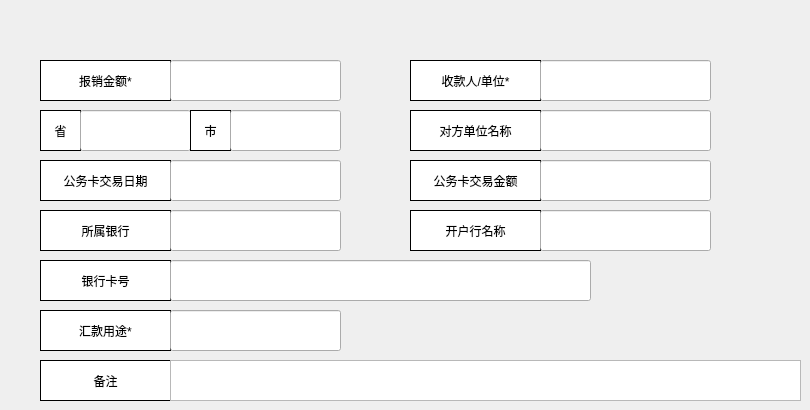
   <widget class="QWidget" name="page_2">
    <widget class="QWidget" name="widget_11" native="true">
     <property name="geometry">
      <rect>
       <x>40</x>
       <y>60</y>
       <width>331</width>
       <height>51</height>
      </rect>
     </property>
     <widget class="QLabel" name="label_30">
      <property name="geometry">
       <rect>
        <x>0</x>
        <y>0</y>
        <width>131</width>
        <height>41</height>
       </rect>
      </property>
      <property name="styleSheet">
       <string notr="true">background-color: rgb(255, 255, 255);
border-color: rgb(186, 189, 182);</string>
      </property>
      <property name="frameShape">
       <enum>QFrame::Box</enum>
      </property>
      <property name="text">
       <string>报销金额*</string>
      </property>
      <property name="alignment">
       <set>Qt::AlignCenter</set>
      </property>
     </widget>
     <widget class="QLineEdit" name="cardAccount">
      <property name="geometry">
       <rect>
        <x>130</x>
        <y>0</y>
        <width>171</width>
        <height>41</height>
       </rect>
      </property>
      <property name="sizePolicy">
       <sizepolicy hsizetype="Fixed" vsizetype="Fixed">
        <horstretch>0</horstretch>
        <verstretch>0</verstretch>
       </sizepolicy>
      </property>
      <property name="minimumSize">
       <size>
        <width>171</width>
        <height>41</height>
       </size>
      </property>
      <property name="maximumSize">
       <size>
        <width>171</width>
        <height>41</height>
       </size>
      </property>
     </widget>
    </widget>
    <widget class="QWidget" name="widget_9" native="true">
     <property name="geometry">
      <rect>
       <x>410</x>
       <y>60</y>
       <width>331</width>
       <height>51</height>
      </rect>
     </property>
     <widget class="QLabel" name="label_28">
      <property name="geometry">
       <rect>
        <x>0</x>
        <y>0</y>
        <width>131</width>
        <height>41</height>
       </rect>
      </property>
      <property name="styleSheet">
       <string notr="true">background-color: rgb(255, 255, 255);
border-color: rgb(186, 189, 182);</string>
      </property>
      <property name="frameShape">
       <enum>QFrame::Box</enum>
      </property>
      <property name="text">
       <string>收款人/单位*</string>
      </property>
      <property name="alignment">
       <set>Qt::AlignCenter</set>
      </property>
     </widget>
     <widget class="QLineEdit" name="cardPayee">
      <property name="geometry">
       <rect>
        <x>130</x>
        <y>0</y>
        <width>171</width>
        <height>41</height>
       </rect>
      </property>
      <property name="sizePolicy">
       <sizepolicy hsizetype="Fixed" vsizetype="Fixed">
        <horstretch>0</horstretch>
        <verstretch>0</verstretch>
       </sizepolicy>
      </property>
      <property name="minimumSize">
       <size>
        <width>171</width>
        <height>41</height>
       </size>
      </property>
      <property name="maximumSize">
       <size>
        <width>171</width>
        <height>41</height>
       </size>
      </property>
     </widget>
    </widget>
    <widget class="QWidget" name="widget_10" native="true">
     <property name="geometry">
      <rect>
       <x>40</x>
       <y>110</y>
       <width>331</width>
       <height>51</height>
      </rect>
     </property>
     <widget class="QLabel" name="label_29">
      <property name="geometry">
       <rect>
        <x>0</x>
        <y>0</y>
        <width>41</width>
        <height>41</height>
       </rect>
      </property>
      <property name="styleSheet">
       <string notr="true">background-color: rgb(255, 255, 255);
border-color: rgb(186, 189, 182);</string>
      </property>
      <property name="frameShape">
       <enum>QFrame::Box</enum>
      </property>
      <property name="text">
       <string>省</string>
      </property>
      <property name="alignment">
       <set>Qt::AlignCenter</set>
      </property>
     </widget>
     <widget class="QLineEdit" name="cardProvince">
      <property name="geometry">
       <rect>
        <x>40</x>
        <y>0</y>
        <width>111</width>
        <height>41</height>
       </rect>
      </property>
      <property name="sizePolicy">
       <sizepolicy hsizetype="Fixed" vsizetype="Fixed">
        <horstretch>0</horstretch>
        <verstretch>0</verstretch>
       </sizepolicy>
      </property>
      <property name="minimumSize">
       <size>
        <width>111</width>
        <height>41</height>
       </size>
      </property>
      <property name="maximumSize">
       <size>
        <width>111</width>
        <height>41</height>
       </size>
      </property>
     </widget>
     <widget class="QLabel" name="label_36">
      <property name="geometry">
       <rect>
        <x>150</x>
        <y>0</y>
        <width>41</width>
        <height>41</height>
       </rect>
      </property>
      <property name="styleSheet">
       <string notr="true">background-color: rgb(255, 255, 255);
border-color: rgb(186, 189, 182);</string>
      </property>
      <property name="frameShape">
       <enum>QFrame::Box</enum>
      </property>
      <property name="text">
       <string>市</string>
      </property>
      <property name="alignment">
       <set>Qt::AlignCenter</set>
      </property>
     </widget>
     <widget class="QLineEdit" name="cardCity">
      <property name="geometry">
       <rect>
        <x>190</x>
        <y>0</y>
        <width>111</width>
        <height>41</height>
       </rect>
      </property>
      <property name="sizePolicy">
       <sizepolicy hsizetype="Fixed" vsizetype="Fixed">
        <horstretch>0</horstretch>
        <verstretch>0</verstretch>
       </sizepolicy>
      </property>
      <property name="minimumSize">
       <size>
        <width>111</width>
        <height>41</height>
       </size>
      </property>
      <property name="maximumSize">
       <size>
        <width>111</width>
        <height>41</height>
       </size>
      </property>
     </widget>
    </widget>
    <widget class="QWidget" name="widget_12" native="true">
     <property name="geometry">
      <rect>
       <x>410</x>
       <y>110</y>
       <width>331</width>
       <height>51</height>
      </rect>
     </property>
     <widget class="QLabel" name="label_31">
      <property name="geometry">
       <rect>
        <x>0</x>
        <y>0</y>
        <width>131</width>
        <height>41</height>
       </rect>
      </property>
      <property name="styleSheet">
       <string notr="true">background-color: rgb(255, 255, 255);
border-color: rgb(186, 189, 182);</string>
      </property>
      <property name="frameShape">
       <enum>QFrame::Box</enum>
      </property>
      <property name="text">
       <string>对方单位名称</string>
      </property>
      <property name="alignment">
       <set>Qt::AlignCenter</set>
      </property>
     </widget>
     <widget class="QLineEdit" name="cardDepartment">
      <property name="geometry">
       <rect>
        <x>130</x>
        <y>0</y>
        <width>171</width>
        <height>41</height>
       </rect>
      </property>
      <property name="sizePolicy">
       <sizepolicy hsizetype="Fixed" vsizetype="Fixed">
        <horstretch>0</horstretch>
        <verstretch>0</verstretch>
       </sizepolicy>
      </property>
      <property name="minimumSize">
       <size>
        <width>171</width>
        <height>41</height>
       </size>
      </property>
      <property name="maximumSize">
       <size>
        <width>171</width>
        <height>41</height>
       </size>
      </property>
     </widget>
    </widget>
    <widget class="QWidget" name="widget_13" native="true">
     <property name="geometry">
      <rect>
       <x>40</x>
       <y>160</y>
       <width>331</width>
       <height>51</height>
      </rect>
     </property>
     <widget class="QLabel" name="label_33">
      <property name="geometry">
       <rect>
        <x>0</x>
        <y>0</y>
        <width>131</width>
        <height>41</height>
       </rect>
      </property>
      <property name="styleSheet">
       <string notr="true">background-color: rgb(255, 255, 255);
border-color: rgb(186, 189, 182);</string>
      </property>
      <property name="frameShape">
       <enum>QFrame::Box</enum>
      </property>
      <property name="text">
       <string>公务卡交易日期</string>
      </property>
      <property name="alignment">
       <set>Qt::AlignCenter</set>
      </property>
     </widget>
     <widget class="QLineEdit" name="cardDealDate">
      <property name="geometry">
       <rect>
        <x>130</x>
        <y>0</y>
        <width>171</width>
        <height>41</height>
       </rect>
      </property>
      <property name="sizePolicy">
       <sizepolicy hsizetype="Fixed" vsizetype="Fixed">
        <horstretch>0</horstretch>
        <verstretch>0</verstretch>
       </sizepolicy>
      </property>
      <property name="minimumSize">
       <size>
        <width>171</width>
        <height>41</height>
       </size>
      </property>
      <property name="maximumSize">
       <size>
        <width>171</width>
        <height>41</height>
       </size>
      </property>
     </widget>
    </widget>
    <widget class="QWidget" name="widget_14" native="true">
     <property name="geometry">
      <rect>
       <x>410</x>
       <y>160</y>
       <width>331</width>
       <height>51</height>
      </rect>
     </property>
     <widget class="QLabel" name="label_34">
      <property name="geometry">
       <rect>
        <x>0</x>
        <y>0</y>
        <width>131</width>
        <height>41</height>
       </rect>
      </property>
      <property name="styleSheet">
       <string notr="true">background-color: rgb(255, 255, 255);
border-color: rgb(186, 189, 182);</string>
      </property>
      <property name="frameShape">
       <enum>QFrame::Box</enum>
      </property>
      <property name="text">
       <string>公务卡交易金额</string>
      </property>
      <property name="alignment">
       <set>Qt::AlignCenter</set>
      </property>
     </widget>
     <widget class="QLineEdit" name="cardDealAccount">
      <property name="geometry">
       <rect>
        <x>130</x>
        <y>0</y>
        <width>171</width>
        <height>41</height>
       </rect>
      </property>
      <property name="sizePolicy">
       <sizepolicy hsizetype="Fixed" vsizetype="Fixed">
        <horstretch>0</horstretch>
        <verstretch>0</verstretch>
       </sizepolicy>
      </property>
      <property name="minimumSize">
       <size>
        <width>171</width>
        <height>41</height>
       </size>
      </property>
      <property name="maximumSize">
       <size>
        <width>171</width>
        <height>41</height>
       </size>
      </property>
     </widget>
    </widget>
    <widget class="QWidget" name="widget_15" native="true">
     <property name="geometry">
      <rect>
       <x>410</x>
       <y>210</y>
       <width>331</width>
       <height>51</height>
      </rect>
     </property>
     <widget class="QLabel" name="label_37">
      <property name="geometry">
       <rect>
        <x>0</x>
        <y>0</y>
        <width>131</width>
        <height>41</height>
       </rect>
      </property>
      <property name="styleSheet">
       <string notr="true">background-color: rgb(255, 255, 255);
border-color: rgb(186, 189, 182);</string>
      </property>
      <property name="frameShape">
       <enum>QFrame::Box</enum>
      </property>
      <property name="text">
       <string>开户行名称</string>
      </property>
      <property name="alignment">
       <set>Qt::AlignCenter</set>
      </property>
     </widget>
     <widget class="QLineEdit" name="cardBankName">
      <property name="geometry">
       <rect>
        <x>130</x>
        <y>0</y>
        <width>171</width>
        <height>41</height>
       </rect>
      </property>
      <property name="sizePolicy">
       <sizepolicy hsizetype="Fixed" vsizetype="Fixed">
        <horstretch>0</horstretch>
        <verstretch>0</verstretch>
       </sizepolicy>
      </property>
      <property name="minimumSize">
       <size>
        <width>171</width>
        <height>41</height>
       </size>
      </property>
      <property name="maximumSize">
       <size>
        <width>171</width>
        <height>41</height>
       </size>
      </property>
     </widget>
    </widget>
    <widget class="QWidget" name="widget_17" native="true">
     <property name="geometry">
      <rect>
       <x>40</x>
       <y>260</y>
       <width>721</width>
       <height>51</height>
      </rect>
     </property>
     <widget class="QLabel" name="label_38">
      <property name="geometry">
       <rect>
        <x>0</x>
        <y>0</y>
        <width>131</width>
        <height>41</height>
       </rect>
      </property>
      <property name="styleSheet">
       <string notr="true">background-color: rgb(255, 255, 255);
border-color: rgb(186, 189, 182);</string>
      </property>
      <property name="frameShape">
       <enum>QFrame::Box</enum>
      </property>
      <property name="text">
       <string>银行卡号</string>
      </property>
      <property name="alignment">
       <set>Qt::AlignCenter</set>
      </property>
     </widget>
     <widget class="QLineEdit" name="cardBankcardNumber">
      <property name="geometry">
       <rect>
        <x>130</x>
        <y>0</y>
        <width>421</width>
        <height>41</height>
       </rect>
      </property>
     </widget>
    </widget>
    <widget class="QWidget" name="widget_18" native="true">
     <property name="geometry">
      <rect>
       <x>40</x>
       <y>210</y>
       <width>331</width>
       <height>51</height>
      </rect>
     </property>
     <widget class="QLabel" name="label_39">
      <property name="geometry">
       <rect>
        <x>0</x>
        <y>0</y>
        <width>131</width>
        <height>41</height>
       </rect>
      </property>
      <property name="styleSheet">
       <string notr="true">background-color: rgb(255, 255, 255);
border-color: rgb(186, 189, 182);</string>
      </property>
      <property name="frameShape">
       <enum>QFrame::Box</enum>
      </property>
      <property name="text">
       <string>所属银行</string>
      </property>
      <property name="alignment">
       <set>Qt::AlignCenter</set>
      </property>
     </widget>
     <widget class="QLineEdit" name="cardBank">
      <property name="geometry">
       <rect>
        <x>130</x>
        <y>0</y>
        <width>171</width>
        <height>41</height>
       </rect>
      </property>
      <property name="sizePolicy">
       <sizepolicy hsizetype="Fixed" vsizetype="Fixed">
        <horstretch>0</horstretch>
        <verstretch>0</verstretch>
       </sizepolicy>
      </property>
      <property name="minimumSize">
       <size>
        <width>171</width>
        <height>41</height>
       </size>
      </property>
      <property name="maximumSize">
       <size>
        <width>171</width>
        <height>41</height>
       </size>
      </property>
     </widget>
    </widget>
    <widget class="QWidget" name="widget_19" native="true">
     <property name="geometry">
      <rect>
       <x>40</x>
       <y>310</y>
       <width>331</width>
       <height>51</height>
      </rect>
     </property>
     <widget class="QLabel" name="label_40">
      <property name="geometry">
       <rect>
        <x>0</x>
        <y>0</y>
        <width>131</width>
        <height>41</height>
       </rect>
      </property>
      <property name="styleSheet">
       <string notr="true">background-color: rgb(255, 255, 255);
border-color: rgb(186, 189, 182);</string>
      </property>
      <property name="frameShape">
       <enum>QFrame::Box</enum>
      </property>
      <property name="text">
       <string>汇款用途*</string>
      </property>
      <property name="alignment">
       <set>Qt::AlignCenter</set>
      </property>
     </widget>
     <widget class="QLineEdit" name="cardUsage">
      <property name="geometry">
       <rect>
        <x>130</x>
        <y>0</y>
        <width>171</width>
        <height>41</height>
       </rect>
      </property>
      <property name="sizePolicy">
       <sizepolicy hsizetype="Fixed" vsizetype="Fixed">
        <horstretch>0</horstretch>
        <verstretch>0</verstretch>
       </sizepolicy>
      </property>
      <property name="minimumSize">
       <size>
        <width>171</width>
        <height>41</height>
       </size>
      </property>
      <property name="maximumSize">
       <size>
        <width>171</width>
        <height>41</height>
       </size>
      </property>
     </widget>
    </widget>
    <widget class="QLabel" name="label_21">
     <property name="geometry">
      <rect>
       <x>40</x>
       <y>360</y>
       <width>131</width>
       <height>41</height>
      </rect>
     </property>
     <property name="styleSheet">
      <string notr="true">background-color: rgb(255, 255, 255);
border-color: rgb(186, 189, 182);</string>
     </property>
     <property name="frameShape">
      <enum>QFrame::Box</enum>
     </property>
     <property name="text">
      <string>备注</string>
     </property>
     <property name="alignment">
      <set>Qt::AlignCenter</set>
     </property>
    </widget>
    <widget class="QTextEdit" name="cardRemark">
     <property name="geometry">
      <rect>
       <x>170</x>
       <y>360</y>
       <width>631</width>
       <height>41</height>
      </rect>
     </property>
    </widget>
   </widget>
